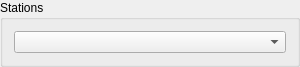
<?xml version="1.0" encoding="UTF-8"?>
<ui version="4.0">
    <class>GroupBox_Station_Select</class>
    <widget class="QGroupBox" name="GroupBox_Station_Select">
        <property name="geometry">
            <rect>
                <x>0</x>
                <y>0</y>
                <width>300</width>
                <height>53</height>
            </rect>
        </property>
        <property name="sizePolicy">
            <sizepolicy hsizetype="Preferred" vsizetype="Fixed">
                <horstretch>0</horstretch>
                <verstretch>0</verstretch>
            </sizepolicy>
        </property>
        <property name="windowTitle">
            <string>GroupBox</string>
        </property>
        <property name="toolTip">
            <string>&lt;html&gt;&lt;head/&gt;&lt;body&gt;&lt;p&gt;Select a station to plot&lt;/p&gt;&lt;/body&gt;&lt;/html&gt;</string>
        </property>
        <property name="title">
            <string>Stations</string>
        </property>
        <layout class="QVBoxLayout" name="verticalLayout">
            <item>
                <widget class="QComboBox" name="comboBox_station"/>
            </item>
        </layout>
    </widget>
    <resources/>
    <connections/>
</ui>
